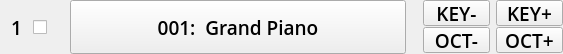
         <widget class="QFrame" name="frameSample1">
          <property name="minimumSize">
           <size>
            <width>0</width>
            <height>54</height>
           </size>
          </property>
          <property name="maximumSize">
           <size>
            <width>16777215</width>
            <height>54</height>
           </size>
          </property>
          <layout class="QHBoxLayout" name="hbLayout">
           <property name="spacing">
            <number>0</number>
           </property>
           <property name="sizeConstraint">
            <enum>QLayout::SetFixedSize</enum>
           </property>
           <property name="leftMargin">
            <number>0</number>
           </property>
           <property name="topMargin">
            <number>0</number>
           </property>
           <property name="rightMargin">
            <number>0</number>
           </property>
           <property name="bottomMargin">
            <number>0</number>
           </property>
           <item>
            <widget class="QLabel" name="lbSampleNb1">
             <property name="minimumSize">
              <size>
               <width>33</width>
               <height>54</height>
              </size>
             </property>
             <property name="maximumSize">
              <size>
               <width>33</width>
               <height>54</height>
              </size>
             </property>
             <property name="font">
              <font>
               <family>Open Sans</family>
               <pointsize>14</pointsize>
               <weight>68</weight>
               <bold>true</bold>
              </font>
             </property>
             <property name="styleSheet">
              <string notr="true"/>
             </property>
             <property name="text">
              <string>1</string>
             </property>
             <property name="alignment">
              <set>Qt::AlignCenter</set>
             </property>
            </widget>
           </item>
           <item>
            <widget class="QCheckBox" name="checkBox">
             <property name="minimumSize">
              <size>
               <width>37</width>
               <height>54</height>
              </size>
             </property>
             <property name="maximumSize">
              <size>
               <width>37</width>
               <height>54</height>
              </size>
             </property>
             <property name="styleSheet">
              <string notr="true"/>
             </property>
             <property name="text">
              <string/>
             </property>
            </widget>
           </item>
           <item>
            <widget class="QPushButton" name="pbSample1">
             <property name="sizePolicy">
              <sizepolicy hsizetype="Fixed" vsizetype="Fixed">
               <horstretch>0</horstretch>
               <verstretch>0</verstretch>
              </sizepolicy>
             </property>
             <property name="minimumSize">
              <size>
               <width>336</width>
               <height>54</height>
              </size>
             </property>
             <property name="maximumSize">
              <size>
               <width>336</width>
               <height>54</height>
              </size>
             </property>
             <property name="font">
              <font>
               <family>Open Sans</family>
               <pointsize>14</pointsize>
               <weight>68</weight>
               <bold>true</bold>
              </font>
             </property>
             <property name="styleSheet">
              <string notr="true"/>
             </property>
             <property name="text">
              <string>001:  Grand Piano</string>
             </property>
            </widget>
           </item>
           <item>
            <spacer name="horizontalSpacer_4">
             <property name="orientation">
              <enum>Qt::Horizontal</enum>
             </property>
             <property name="sizeType">
              <enum>QSizePolicy::Fixed</enum>
             </property>
             <property name="sizeHint" stdset="0">
              <size>
               <width>17</width>
               <height>20</height>
              </size>
             </property>
            </spacer>
           </item>
           <item>
            <widget class="QFrame" name="soundPitchFrame1">
             <property name="minimumSize">
              <size>
               <width>0</width>
               <height>54</height>
              </size>
             </property>
             <property name="maximumSize">
              <size>
               <width>16777215</width>
               <height>54</height>
              </size>
             </property>
             <layout class="QGridLayout" name="gridLayout_2">
              <property name="leftMargin">
               <number>0</number>
              </property>
              <property name="topMargin">
               <number>0</number>
              </property>
              <property name="rightMargin">
               <number>0</number>
              </property>
              <property name="bottomMargin">
               <number>0</number>
              </property>
              <property name="verticalSpacing">
               <number>1</number>
              </property>
              <item row="1" column="1">
               <widget class="QPushButton" name="pbKeyPlus1">
                <property name="minimumSize">
                 <size>
                  <width>67</width>
                  <height>26</height>
                 </size>
                </property>
                <property name="maximumSize">
                 <size>
                  <width>67</width>
                  <height>26</height>
                 </size>
                </property>
                <property name="font">
                 <font>
                  <family>Open Sans</family>
                  <pointsize>14</pointsize>
                  <weight>68</weight>
                  <bold>true</bold>
                 </font>
                </property>
                <property name="styleSheet">
                 <string notr="true"/>
                </property>
                <property name="text">
                 <string>KEY+</string>
                </property>
               </widget>
              </item>
              <item row="1" column="0">
               <widget class="QPushButton" name="pbKeyMinus1">
                <property name="sizePolicy">
                 <sizepolicy hsizetype="Minimum" vsizetype="Fixed">
                  <horstretch>0</horstretch>
                  <verstretch>0</verstretch>
                 </sizepolicy>
                </property>
                <property name="minimumSize">
                 <size>
                  <width>67</width>
                  <height>26</height>
                 </size>
                </property>
                <property name="maximumSize">
                 <size>
                  <width>67</width>
                  <height>26</height>
                 </size>
                </property>
                <property name="font">
                 <font>
                  <family>Open Sans</family>
                  <pointsize>14</pointsize>
                  <weight>68</weight>
                  <bold>true</bold>
                 </font>
                </property>
                <property name="styleSheet">
                 <string notr="true"/>
                </property>
                <property name="text">
                 <string>KEY-</string>
                </property>
               </widget>
              </item>
              <item row="2" column="0">
               <widget class="QPushButton" name="pbOCTMinus1">
                <property name="minimumSize">
                 <size>
                  <width>67</width>
                  <height>26</height>
                 </size>
                </property>
                <property name="maximumSize">
                 <size>
                  <width>67</width>
                  <height>26</height>
                 </size>
                </property>
                <property name="font">
                 <font>
                  <family>Open Sans</family>
                  <pointsize>14</pointsize>
                  <weight>68</weight>
                  <bold>true</bold>
                 </font>
                </property>
                <property name="styleSheet">
                 <string notr="true"/>
                </property>
                <property name="text">
                 <string>OCT-</string>
                </property>
               </widget>
              </item>
              <item row="0" column="0" colspan="2">
               <spacer name="horizontalSpacer_8">
                <property name="orientation">
                 <enum>Qt::Horizontal</enum>
                </property>
                <property name="sizeType">
                 <enum>QSizePolicy::Fixed</enum>
                </property>
                <property name="sizeHint" stdset="0">
                 <size>
                  <width>140</width>
                  <height>0</height>
                 </size>
                </property>
               </spacer>
              </item>
              <item row="2" column="1">
               <widget class="QPushButton" name="pbOCTPlus1">
                <property name="minimumSize">
                 <size>
                  <width>67</width>
                  <height>26</height>
                 </size>
                </property>
                <property name="maximumSize">
                 <size>
                  <width>67</width>
                  <height>26</height>
                 </size>
                </property>
                <property name="font">
                 <font>
                  <family>Open Sans</family>
                  <pointsize>14</pointsize>
                  <weight>68</weight>
                  <bold>true</bold>
                 </font>
                </property>
                <property name="styleSheet">
                 <string notr="true"/>
                </property>
                <property name="text">
                 <string>OCT+</string>
                </property>
               </widget>
              </item>
             </layout>
            </widget>
           </item>
          </layout>
         </widget>
